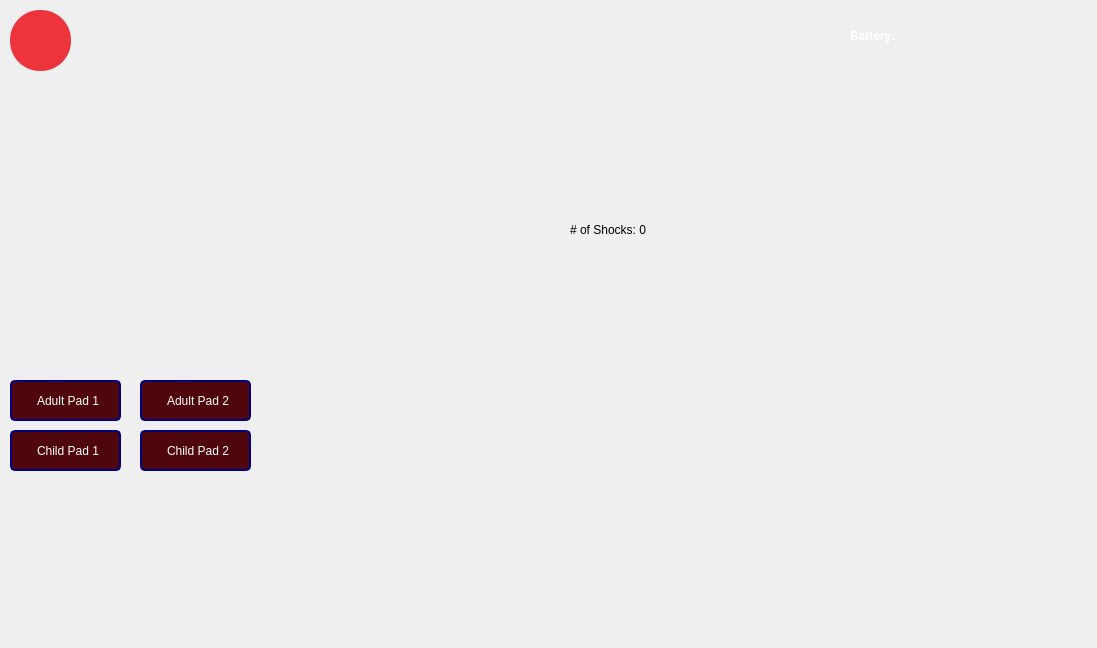
<?xml version="1.0" encoding="UTF-8"?>
<ui version="4.0">
 <class>MainWindow</class>
 <widget class="QMainWindow" name="MainWindow">
  <property name="geometry">
   <rect>
    <x>0</x>
    <y>0</y>
    <width>1097</width>
    <height>648</height>
   </rect>
  </property>
  <property name="windowTitle">
   <string>MainWindow</string>
  </property>
  <widget class="QWidget" name="centralwidget">
   <widget class="QGraphicsView" name="graphicsView">
    <property name="geometry">
     <rect>
      <x>0</x>
      <y>0</y>
      <width>1101</width>
      <height>651</height>
     </rect>
    </property>
    <property name="styleSheet">
     <string notr="true">border-image: url(:/images/device.png);
background-color: rgba(255, 255, 255, 0);
</string>
    </property>
   </widget>
   <widget class="QPushButton" name="powerButton">
    <property name="geometry">
     <rect>
      <x>10</x>
      <y>10</y>
      <width>61</width>
      <height>61</height>
     </rect>
    </property>
    <property name="styleSheet">
     <string notr="true">QPushButton {
image: url(:/images/power-button.png);
border-radius: 30px;
background-color:rgb(237, 51, 59);
}

</string>
    </property>
    <property name="text">
     <string/>
    </property>
   </widget>
   <widget class="QCheckBox" name="adultPad1CheckBox">
    <property name="enabled">
     <bool>false</bool>
    </property>
    <property name="geometry">
     <rect>
      <x>10</x>
      <y>380</y>
      <width>111</width>
      <height>41</height>
     </rect>
    </property>
    <property name="styleSheet">
     <string notr="true">QCheckBox {
        background-color: #D5303D;
    border: 2px solid navy;
    border-radius: 5px;
    padding: 5px;
        color:white;
    }
QCheckBox:indicator{
        border:none;
}
QCheckBox:disabled {
        background-color: #4f060c;
 }
QCheckBox:checked {
    background-color: #30D5C8;
    }</string>
    </property>
    <property name="text">
     <string>Adult Pad 1</string>
    </property>
   </widget>
   <widget class="QCheckBox" name="adultPad2CheckBox">
    <property name="enabled">
     <bool>false</bool>
    </property>
    <property name="geometry">
     <rect>
      <x>140</x>
      <y>380</y>
      <width>111</width>
      <height>41</height>
     </rect>
    </property>
    <property name="styleSheet">
     <string notr="true">QCheckBox {
        background-color: #D5303D;
    border: 2px solid navy;
    border-radius: 5px;
    padding: 5px;
        color:white;
    }
QCheckBox:indicator{
        border:none;
}
QCheckBox:disabled {
        background-color: #4f060c;
 }
QCheckBox:checked {
    background-color: #30D5C8;
    }</string>
    </property>
    <property name="text">
     <string>Adult Pad 2</string>
    </property>
   </widget>
   <widget class="QCheckBox" name="childPad1CheckBox">
    <property name="enabled">
     <bool>false</bool>
    </property>
    <property name="geometry">
     <rect>
      <x>10</x>
      <y>430</y>
      <width>111</width>
      <height>41</height>
     </rect>
    </property>
    <property name="styleSheet">
     <string notr="true">QCheckBox {
        background-color: #D5303D;
    border: 2px solid navy;
    border-radius: 5px;
    padding: 5px;
        color:white;
    }
QCheckBox:indicator{
        border:none;
}
QCheckBox:disabled {
        background-color: #4f060c;
 }
QCheckBox:checked {
    background-color: #30D5C8;
    }</string>
    </property>
    <property name="text">
     <string>Child Pad 1</string>
    </property>
   </widget>
   <widget class="QCheckBox" name="childPad2CheckBox">
    <property name="enabled">
     <bool>false</bool>
    </property>
    <property name="geometry">
     <rect>
      <x>140</x>
      <y>430</y>
      <width>111</width>
      <height>41</height>
     </rect>
    </property>
    <property name="styleSheet">
     <string notr="true">QCheckBox {
        background-color: #D5303D;
    border: 2px solid navy;
    border-radius: 5px;
    padding: 5px;
        color:white;
    }
QCheckBox:indicator{
        border:none;
}
QCheckBox:disabled {
        background-color: #4f060c;
 }
QCheckBox:checked {
    background-color: #30D5C8;
    }</string>
    </property>
    <property name="text">
     <string>Child Pad 2</string>
    </property>
   </widget>
   <widget class="QLabel" name="batteryLabel">
    <property name="geometry">
     <rect>
      <x>850</x>
      <y>20</y>
      <width>201</width>
      <height>31</height>
     </rect>
    </property>
    <property name="styleSheet">
     <string notr="true">color: rgb(255, 255, 255);
font-weight:bold;</string>
    </property>
    <property name="text">
     <string>Battery:</string>
    </property>
   </widget>
   <widget class="QLabel" name="shockLabel">
    <property name="geometry">
     <rect>
      <x>570</x>
      <y>220</y>
      <width>101</width>
      <height>20</height>
     </rect>
    </property>
    <property name="text">
     <string># of Shocks: 0</string>
    </property>
   </widget>
  </widget>
 </widget>
 <resources/>
 <connections/>
</ui>
